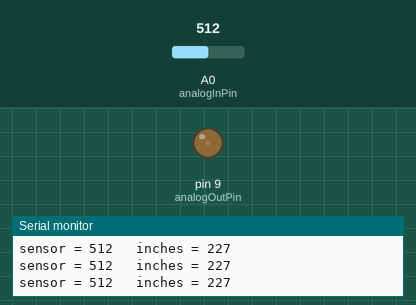
Simulated run of this sketch. Board: Arduino Uno, built with avr-gcc and run on an emulated ATmega328P. On the bench: output pins drawn as LEDs (lit = HIGH), the last lines printed to the serial monitor. The inputs (shaded band) are chosen by the test bench; at power-on: A0 (analogInPin) = 512.

Above: at 1.2 s.
1.3 s: A0 (analogInPin) set to 122
At 2.0 s:
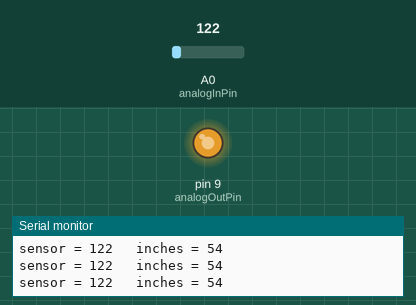
2.8 s: A0 (analogInPin) set to 306
At 3.7 s:
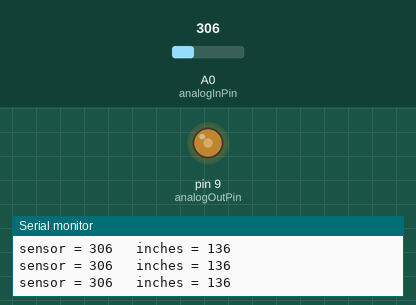
4.3 s: A0 (analogInPin) set to 0
At 5.4 s:
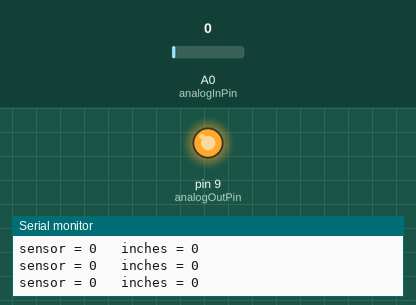
Timing chart, 0 to 7.3 s (numbered marks = the images above; inputs shaded):
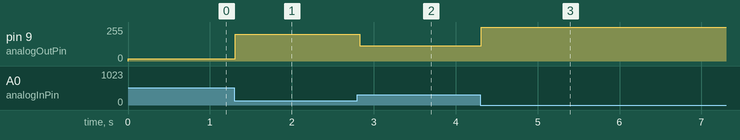

Measured:
- after the input at 1.3 s, pin 9 (analogOutPin): 18/255 → 199/255 at once
- after the input at 2.8 s, pin 9 (analogOutPin): 199/255 → 114/255 at once
- after the input at 4.3 s, pin 9 (analogOutPin): 114/255 → 255/255 at once

The sketch:

UltrasoundTest1.pde
```cpp
/*
  Analog input, analog output, serial output

 scaled for the MaxSonar EZ1 as testing protocol for the VIMBY/Scion Challenge

 by Carlyn Maw August 2010
 based on code 2009 code by Tom Igoe

 */

// These constants won't change.  They're used to give names
// to the pins used:
const int analogInPin = 0;  // Analog input pin that the potentiometer is attached to
const int analogOutPin = 9; // Analog output pin that the LED is attached to

const int VCC = 5000; // mVolts
const int resolutionSensor = VCC/512; //(mV/inch)
const int resolutionADC = VCC/1024;

int myInches = 0;
const int environmentMAX = 550;

int sensorValue = 0;        // value read from the pot
int outputValue = 0;        // value output to the PWM (analog out)

void setup() {
  // initialize serial communications at 9600 bps:
  Serial.begin(9600);
}

void loop() {
  // read the analog in value:
  sensorValue = analogRead(analogInPin);
  // map it to the range of the analog out:
  outputValue = map(sensorValue, 0, environmentMAX, 255, 0);
  //calibrate it for inches
  myInches = sensorValue * resolutionADC / resolutionSensor;
  // change the analog out value:
  analogWrite(analogOutPin, outputValue);


  // print the results to the serial monitor:
  Serial.print("sensor = " );
  Serial.print(sensorValue);
  Serial.print("\t inches = ");
  Serial.println(myInches);

  // wait 10 milliseconds before the next loop
  // for the analog-to-digital converter to settle
  // after the last reading:
  delay(10);
}
```
